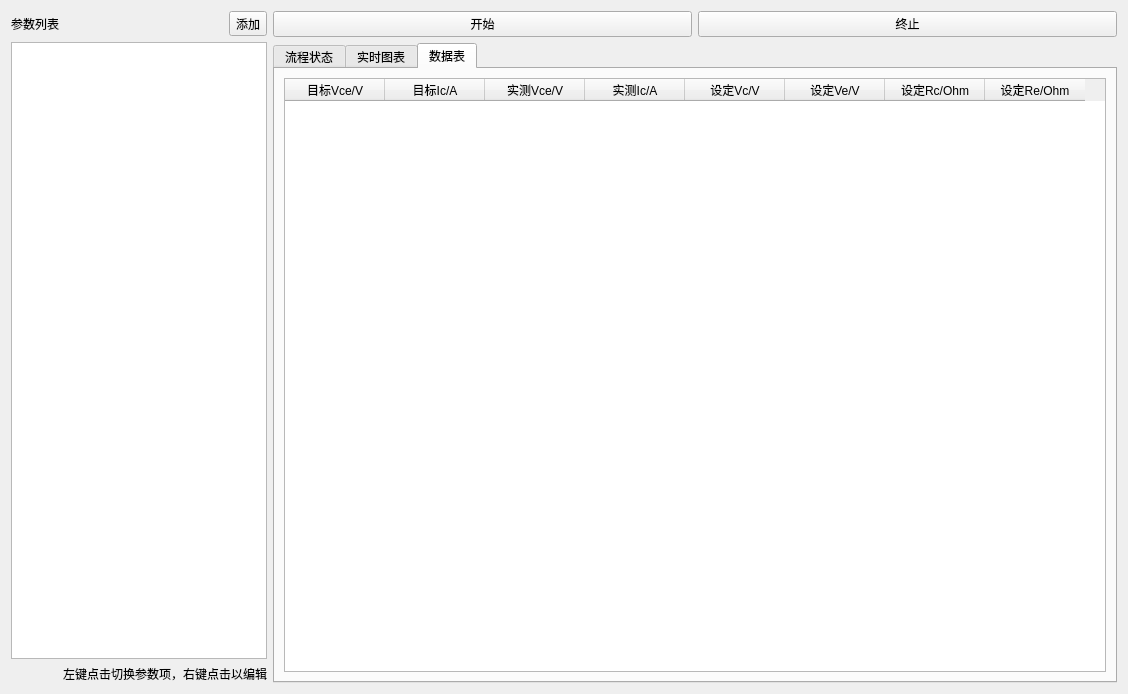
<?xml version="1.0" encoding="UTF-8"?>
<ui version="4.0">
 <class>ReferPanel</class>
 <widget class="QWidget" name="ReferPanel">
  <property name="geometry">
   <rect>
    <x>0</x>
    <y>0</y>
    <width>1128</width>
    <height>694</height>
   </rect>
  </property>
  <layout class="QGridLayout" name="gridLayout_2" columnstretch="0,1">
   <item row="1" column="1">
    <widget class="QTabWidget" name="tabWidget">
     <property name="currentIndex">
      <number>2</number>
     </property>
     <widget class="QWidget" name="tab_3">
      <attribute name="title">
       <string>流程状态</string>
      </attribute>
      <layout class="QFormLayout" name="formLayout">
       <item row="0" column="0">
        <widget class="QLabel" name="label_2">
         <property name="text">
          <string>连接仪器</string>
         </property>
        </widget>
       </item>
       <item row="0" column="1">
        <widget class="QLabel" name="statusDevices">
         <property name="text">
          <string>未连接</string>
         </property>
        </widget>
       </item>
       <item row="2" column="1">
        <widget class="QLabel" name="statusVce"/>
       </item>
       <item row="3" column="0">
        <widget class="QLabel" name="label_7">
         <property name="text">
          <string>Ic</string>
         </property>
        </widget>
       </item>
       <item row="3" column="1">
        <widget class="QLabel" name="statusIc"/>
       </item>
       <item row="2" column="0">
        <widget class="QLabel" name="label_6">
         <property name="text">
          <string>Vce</string>
         </property>
        </widget>
       </item>
       <item row="1" column="0" colspan="2">
        <widget class="QLabel" name="label_4">
         <property name="text">
          <string>当前目标</string>
         </property>
        </widget>
       </item>
      </layout>
     </widget>
     <widget class="QWidget" name="tab">
      <attribute name="title">
       <string>实时图表</string>
      </attribute>
      <layout class="QVBoxLayout" name="verticalLayout_3">
       <item>
        <widget class="QGraphicsView" name="chart">
         <property name="minimumSize">
          <size>
           <width>400</width>
           <height>400</height>
          </size>
         </property>
        </widget>
       </item>
      </layout>
     </widget>
     <widget class="QWidget" name="tab_2">
      <attribute name="title">
       <string>数据表</string>
      </attribute>
      <layout class="QGridLayout" name="gridLayout">
       <item row="0" column="0">
        <widget class="QTableWidget" name="table">
         <column>
          <property name="text">
           <string>目标Vce/V</string>
          </property>
         </column>
         <column>
          <property name="text">
           <string>目标Ic/A</string>
          </property>
         </column>
         <column>
          <property name="text">
           <string>实测Vce/V</string>
          </property>
         </column>
         <column>
          <property name="text">
           <string>实测Ic/A</string>
          </property>
         </column>
         <column>
          <property name="text">
           <string>设定Vc/V</string>
          </property>
         </column>
         <column>
          <property name="text">
           <string>设定Ve/V</string>
          </property>
         </column>
         <column>
          <property name="text">
           <string>设定Rc/Ohm</string>
          </property>
         </column>
         <column>
          <property name="text">
           <string>设定Re/Ohm</string>
          </property>
         </column>
        </widget>
       </item>
      </layout>
     </widget>
    </widget>
   </item>
   <item row="0" column="1">
    <widget class="QWidget" name="wControl" native="true">
     <layout class="QHBoxLayout" name="horizontalLayout_9">
      <property name="leftMargin">
       <number>0</number>
      </property>
      <property name="topMargin">
       <number>0</number>
      </property>
      <property name="rightMargin">
       <number>0</number>
      </property>
      <property name="bottomMargin">
       <number>0</number>
      </property>
      <item>
       <widget class="QPushButton" name="btnStart">
        <property name="text">
         <string>开始</string>
        </property>
       </widget>
      </item>
      <item>
       <widget class="QPushButton" name="btnStop">
        <property name="text">
         <string>终止</string>
        </property>
       </widget>
      </item>
     </layout>
    </widget>
   </item>
   <item row="0" column="0" rowspan="2">
    <layout class="QVBoxLayout" name="verticalLayout">
     <item>
      <layout class="QHBoxLayout" name="horizontalLayout" stretch="1,0">
       <item>
        <widget class="QLabel" name="label">
         <property name="text">
          <string>参数列表</string>
         </property>
        </widget>
       </item>
       <item>
        <widget class="QToolButton" name="btnAddArg">
         <property name="text">
          <string>添加</string>
         </property>
        </widget>
       </item>
      </layout>
     </item>
     <item>
      <widget class="QListWidget" name="listArgs"/>
     </item>
     <item>
      <widget class="QLabel" name="label_3">
       <property name="text">
        <string>左键点击切换参数项，右键点击以编辑</string>
       </property>
       <property name="alignment">
        <set>Qt::AlignmentFlag::AlignRight|Qt::AlignmentFlag::AlignTrailing|Qt::AlignmentFlag::AlignVCenter</set>
       </property>
      </widget>
     </item>
    </layout>
   </item>
  </layout>
 </widget>
 <resources/>
 <connections/>
</ui>
